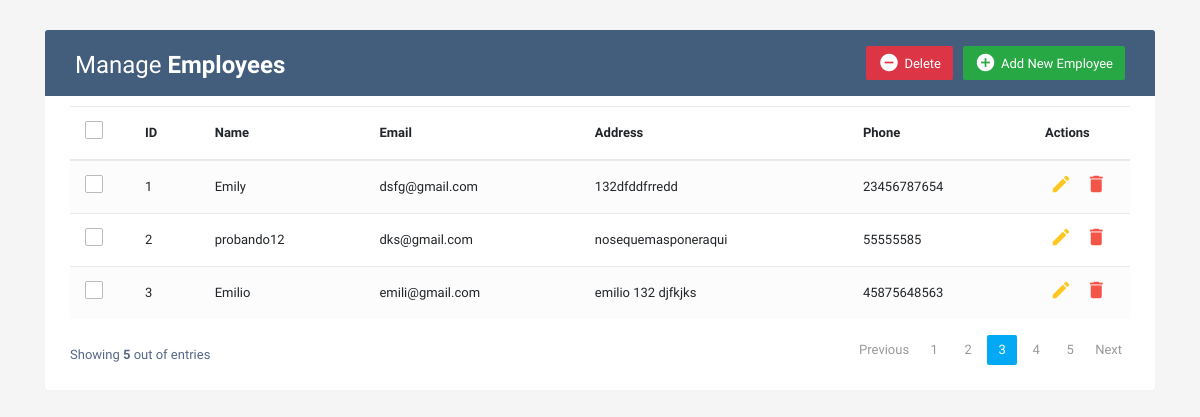
Before: / with the older database file.
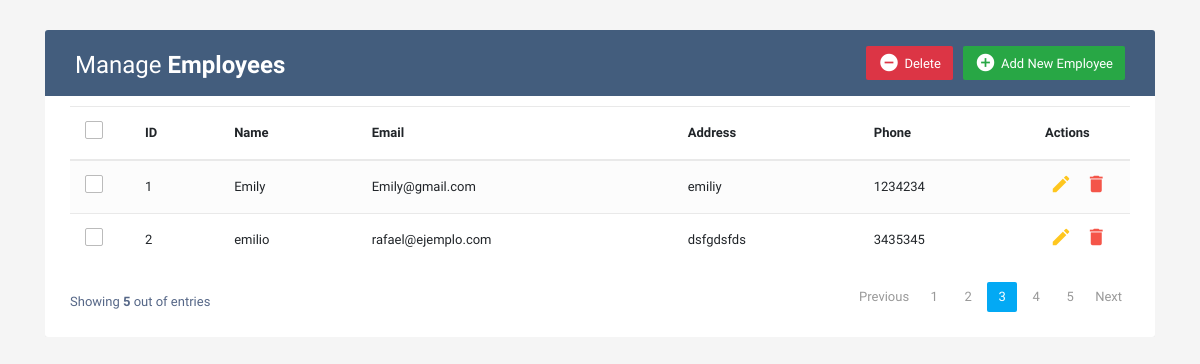
After: the same page with the newer database file.
### models.py (models this page shows, shortened)
class User(db.Model):
    _id = db.Column("id", db.Integer, primary_key = True, )
    name = db.Column(db.String(100))
    email = db.Column(db.String(100))
    address = db.Column(db.String(200))
    phone = db.Column(db.Integer)

### app.py (the view)
@app.route("/", methods=["POST", "GET"])
def home():
    all_data = User.query.all()
    return render_template("index.html", users = all_data)

### templates/index.html (shortened to what this page needs)
{% extends "base.html" %}
{% block data %}
{% for row in users %}
<tr>
    <td>
        <span class="custom-checkbox">
            <label for="checkbox1"></label>
        </span>
    </td>
    <td>{{row._id}}</td>
    <td>{{row.name}}</td>
    <td>{{row.email}}</td>
    <td>{{row.address}}</td>
    <td>{{row.phone}}</td>
    <td>
        <a href="#editEmployeeModal{{row._id}}" class="edit" data-toggle="modal"><i class="material-icons" data-toggle="tooltip" title="Edit">&#xE254;</i></a>
        <a href="#deleteEmployeeModal{{row._id}}" class="delete" data-toggle="modal"><i class="material-icons" data-toggle="tooltip" title="Delete">&#xE872;</i></a>
    </td>
</tr>
{% endfor %}
{% endblock %}

### templates/base.html (shortened to what this page needs)
<!DOCTYPE html>
<html lang="en">
<head>
<link rel="stylesheet" href="https://stackpath.bootstrapcdn.com/bootstrap/4.5.0/css/bootstrap.min.css">
<link rel="stylesheet" href="https://maxcdn.bootstrapcdn.com/font-awesome/4.7.0/css/font-awesome.min.css">
<link rel="stylesheet" href="/static/main.css">
</head>
<body>
<div class="container-xl">
	<div class="table-responsive">
		<div class="table-wrapper">
			<div class="table-title">
				<div class="row">
					<div class="col-sm-6">
						<h2>Manage <b>Employees</b></h2>
					</div>
					<div class="col-sm-6">
						<a href="#addEmployeeModal" class="btn btn-success" data-toggle="modal"><i class="material-icons">&#xE147;</i> <span>Add New Employee</span></a>
						<a href="#deleteEmployeeModal" class="btn btn-danger" data-toggle="modal"><i class="material-icons">&#xE15C;</i> <span>Delete</span></a>
					</div>
				</div>
			</div>
			<table class="table table-striped table-hover">
				<thead>
					<tr>
						<th>
							<span class="custom-checkbox">
								<label for="selectAll"></label>
							</span>
						</th>
						<th>ID</th>
						<th>Name</th>
						<th>Email</th>
						<th>Address</th>
						<th>Phone</th>
						<th>Actions</th>
					</tr>
				</thead>
				<tbody>
					{% block data %}
					{% endblock %}
				</tbody>
			</table>
			<div class="clearfix">
				<div class="hint-text">Showing <b>5</b> out of <b>{{total}}</b> entries</div>
				<ul class="pagination">
					<li class="page-item disabled"><a href="#">Previous</a></li>
					<li class="page-item"><a href="#" class="page-link">1</a></li>
					<li class="page-item"><a href="#" class="page-link">2</a></li>
					<li class="page-item active"><a href="#" class="page-link">3</a></li>
					<li class="page-item"><a href="#" class="page-link">4</a></li>
					<li class="page-item"><a href="#" class="page-link">5</a></li>
					<li class="page-item"><a href="#" class="page-link">Next</a></li>
				</ul>
			</div>
		</div>
	</div>
</div>
</body>
</html>

### static/main.css (style rules this page uses)
body { color: #566787; background: #f5f5f5; font-family: 'Varela Round', sans-serif; font-size: 13px; }
.table-responsive { margin: 30px 0; }
.table-wrapper { background: #fff; padding: 20px 25px; border-radius: 3px; min-width: 1000px; box-shadow: 0 1px 1px rgba(0,0,0,.05); }
.table-title { padding-bottom: 15px; background: #435d7d; color: #fff; padding: 16px 30px; min-width: 100%; margin: -20px -25px 10px; border-radius: 3px 3px 0 0; }
.table-title h2 { margin: 5px 0 0; font-size: 24px; }
.table-title .btn { color: #fff; float: right; font-size: 13px; border: none; min-width: 50px; border-radius: 2px; border: none; outline: none !important; margin-left: 10px; }
.table-title .btn i { float: left; font-size: 21px; margin-right: 5px; }
.table-title .btn span { float: left; margin-top: 2px; }
table.table tr th, table.table tr td { border-color: #e9e9e9; padding: 12px 15px; vertical-align: middle; }
table.table tr th:first-child { width: 60px; }
table.table tr th:last-child { width: 100px; }
table.table-striped tbody tr:nth-of-type(odd) { background-color: #fcfcfc; }
table.table td:last-child i { opacity: 0.9; font-size: 22px; margin: 0 5px; }
table.table td a { font-weight: bold; color: #566787; display: inline-block; text-decoration: none; outline: none !important; }
table.table td a.edit { color: #FFC107; }
table.table td a.delete { color: #F44336; }
table.table td i { font-size: 19px; }
.pagination { float: right; margin: 0 0 5px; }
.pagination li a { border: none; font-size: 13px; min-width: 30px; min-height: 30px; color: #999; margin: 0 2px; line-height: 30px; border-radius: 2px !important; text-align: center; padding: 0 6px; }
.pagination li.active a, .pagination li.active a.page-link { background: #03A9F4; }
.hint-text { float: left; margin-top: 10px; font-size: 13px; }
.custom-checkbox { position: relative; }
.custom-checkbox label:before { width: 18px; height: 18px; }
.custom-checkbox label:before { content: ''; margin-right: 10px; display: inline-block; vertical-align: text-top; background: white; border: 1px solid #bbb; border-radius: 2px; box-sizing: border-box; z-index: 2; }

Changed rows visible on the page:
removed User: _id "3", name "Emilio", email "emili@gmail.com", address "emilio 132 djfkjks", phone "45875648563"
changed User "Emily": email "dsfg@gmail.com" → "Emily@gmail.com"; address "132dfddfrredd" → "emiliy"; phone "23456787654" → "1234234"
changed User id 2: name "probando12" → "emilio"; email "dks@gmail.com" → "rafael@ejemplo.com"; address "nosequemasponeraqui" → "dsfgdsfds"; phone "55555585" → "3435345"
